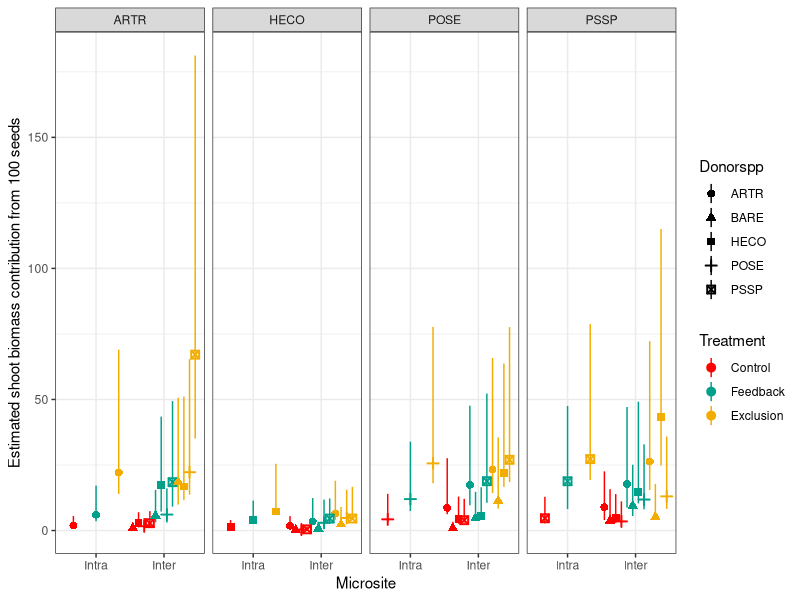

Reproduce this figure in R. (Note: this script raises an error after producing the figure.)
#Code to try and combine all life stage transitions in field PSF experiment
#AC 5 Dec 2019

setwd("C:/Users/yc68991/Box Sync/PSFcoexist/R/PSFcoexist")
library(ggpubr)

#Data import------------------------
all2018<-read.csv("./data/Transplant data clean 190102.csv") #2018 data
all2019<-read.csv("./data/Transplant data year 2 clean 190819.csv") #2019 data

#Estimating params for all conditions in 2018--------
all2018$Trans.Don.Treat<-paste(all2018$Transplant,all2018$DonorSpp,all2018$Treatment,sep=".")
#Write empty data frame
nrows<-length(unique(all2018$Trans.Don.Treat))
estimates<-data.frame(Trans.Don.Treat=unique(all2018$Trans.Don.Treat),
                      germ.mean=rep(0,nrows),
                      germ.boot.mean=rep(0,nrows),
                      germ.boot.95CIlo=rep(0,nrows),
                      germ.boot.95CIhi=rep(0,nrows),
                      surv.mean=rep(0,nrows),
                      surv.boot.mean=rep(0,nrows),
                      surv.boot.95CIlo=rep(0,nrows),
                      surv.boot.95CIhi=rep(0,nrows),
                      mass.mean=rep(0,nrows),
                      mass.boot.mean=rep(0,nrows),
                      mass.boot.95CIlo=rep(0,nrows),
                      mass.boot.95CIhi=rep(0,nrows),
                      massContrib.mean=rep(0,nrows),
                      massContrib.95CIlo=rep(0,nrows),
                      massContrib.95CIhi=rep(0,nrows))


#Calculate bootstrap means and regular means 
nb<-5000
for (i in 1:nrows){
  subdata<-subset(all2018,Trans.Don.Treat==estimates$Trans.Don.Treat[i])
  germ.boot.mean<-NULL
  surv.boot.mean<-NULL
  mass.boot.mean<-NULL
  massContrib.boot.mean<-NULL
  for (j in 1:nb){
    germ.boot.mean[j]<-mean(sample(subdata$Germ,replace=T))
    surv.boot.mean[j]<-mean(sample(subdata$Surv,replace=T))
    mass.boot.mean[j]<-mean(sample(na.omit(subdata$Abv),replace=T))#Dead plants not included in mass calculation
    massContrib.boot.mean[j]<-100*germ.boot.mean[j]*surv.boot.mean[j]*mass.boot.mean[j] #Directly estimated contributed mass shows strong kurtosis
  }
  estimates$germ.boot.mean[i]<-mean(germ.boot.mean)
  estimates$surv.boot.mean[i]<-mean(surv.boot.mean)
  estimates$mass.boot.mean[i]<-mean(mass.boot.mean)
  estimates$massContrib.mean[i]<-mean(massContrib.boot.mean)
  estimates$germ.mean[i]<-mean(subdata$Germ)
  estimates$surv.mean[i]<-mean(subdata$Surv)
  estimates$mass.mean[i]<-mean(na.omit(subdata$Abv))
  estimates$germ.boot.95CIlo[i]<-quantile(germ.boot.mean,probs=0.025)
  estimates$germ.boot.95CIhi[i]<-quantile(germ.boot.mean,probs=0.975)
  estimates$surv.boot.95CIlo[i]<-quantile(surv.boot.mean,probs=0.025)
  estimates$surv.boot.95CIhi[i]<-quantile(surv.boot.mean,probs=0.975)
  estimates$mass.boot.95CIlo[i]<-quantile(mass.boot.mean,probs=0.025)
  estimates$mass.boot.95CIhi[i]<-quantile(mass.boot.mean,probs=0.975)
  estimates$massContrib.95CIlo[i]<-quantile(massContrib.boot.mean,probs=0.025)
  estimates$massContrib.95CIhi[i]<-quantile(massContrib.boot.mean,probs=0.975)
}#Takes a few seconds

#2018 estimated contribution to biomass-----------------
#estimates$massContrib.mean<-100*estimates$germ.boot.mean*estimates$surv.boot.mean*estimates$mass.boot.mean
#
##Propagate errors
#estimates$massContrib.95CIlo<-sqrt(((estimates$germ.boot.mean-estimates$germ.boot.95CIlo)/estimates$germ.boot.mean)^2
#                                   +((estimates$surv.boot.mean-estimates$surv.boot.95CIlo)/estimates$surv.boot.mean)^2
#                                   +((estimates$mass.boot.mean-estimates$mass.boot.95CIlo)/estimates$mass.boot.mean)^2
#)
#estimates$massContrib.95CIhi<-sqrt(((estimates$germ.boot.mean-estimates$germ.boot.95CIhi)/estimates$germ.boot.mean)^2
#                                   +((estimates$surv.boot.mean-estimates$surv.boot.95CIhi)/estimates$surv.boot.mean)^2
#                                   +((estimates$mass.boot.mean-estimates$mass.boot.95CIhi)/estimates$mass.boot.mean)^2
#)

#Visualize 2018 projections-----------------
#Add labels back to data
estimates$Transplant<-substr(estimates$Trans.Don.Treat,1,4)
estimates$Donorspp<-substr(estimates$Trans.Don.Treat,6,9)
estimates$Treatment<-substr(estimates$Trans.Don.Treat,11,100)
#Delete final row from data since it has no treatment label
estimates<-estimates[1:60,]
#Make Intra/Inter label
estimates$Type[which(estimates$Donorspp!=estimates$Transplant)]<-"Inter"
estimates$Type[which(estimates$Donorspp==estimates$Transplant)]<-"Intra"
estimates$Type <- factor(estimates$Type, levels=c("Intra", "Inter"))#Flip the order of factors for easier visualization
estimates$Treatment <- factor(estimates$Treatment, levels=c("Control","Feedback","Exclusion"))#Flip the order of factors for easier visualization

#Make figure
ggplot(data=estimates, aes(x=Type, y=massContrib.mean, color=Treatment, shape=Donorspp))+
  facet_grid(~Transplant)+
  geom_pointrange(aes(ymin=massContrib.mean-massContrib.95CIlo, ymax=massContrib.95CIhi+massContrib.mean)
                  , position = position_dodge(width = 1))+  #Errors are giant now and very asymmetric
  scale_color_manual(values=c("#FF0000", "#00A08A", "#F2AD00"))+
  xlab("Microsite")+ylab("Estimated shoot biomass contribution from 100 seeds")+
  theme_bw()

#Estimating params for all conditions in 2019 [need to make this a function later]--------
all2019$Trans.Don.Treat<-paste(all2019$Transplant,all2019$DonorSpp,all2019$Treatment,sep=".")
#Write empty data frame
nrows<-length(unique(all2019$Trans.Don.Treat))
estimates<-data.frame(Trans.Don.Treat=unique(all2019$Trans.Don.Treat),
                      germ.mean=rep(0,nrows),
                      germ.boot.mean=rep(0,nrows),
                      germ.boot.95CIlo=rep(0,nrows),
                      germ.boot.95CIhi=rep(0,nrows),
                      surv.mean=rep(0,nrows),
                      surv.boot.mean=rep(0,nrows),
                      surv.boot.95CIlo=rep(0,nrows),
                      surv.boot.95CIhi=rep(0,nrows),
                      mass.mean=rep(0,nrows),
                      mass.boot.mean=rep(0,nrows),
                      mass.boot.95CIlo=rep(0,nrows),
                      mass.boot.95CIhi=rep(0,nrows),
                      massContrib.mean=rep(0,nrows),
                      massContrib.95CIlo=rep(0,nrows),
                      massContrib.95CIhi=rep(0,nrows))

#Calculate bootstrap means and regular means
nb<-5000
for (i in 1:nrows){
  subdata<-subset(all2019,Trans.Don.Treat==estimates$Trans.Don.Treat[i])
  germ.boot.mean<-NULL
  surv.boot.mean<-NULL
  mass.boot.mean<-NULL
  massContrib.boot.mean<-NULL
  for (j in 1:nb){
    germ.boot.mean[j]<-mean(na.omit(sample(subdata$Germ,replace=T)))
    surv.boot.mean[j]<-mean(sample(subdata$Surv,replace=T))
    mass.boot.mean[j]<-mean(sample(na.omit(subdata$Abv),replace=T))#Dead plants not included in mass calculation
    massContrib.boot.mean[j]<-100*germ.boot.mean[j]*surv.boot.mean[j]*mass.boot.mean[j] #Directly estimated contributed mass shows strong kurtosis
  }
  estimates$germ.boot.mean[i]<-mean(germ.boot.mean)
  estimates$surv.boot.mean[i]<-mean(surv.boot.mean)
  estimates$mass.boot.mean[i]<-mean(mass.boot.mean)
  estimates$massContrib.mean[i]<-mean(massContrib.boot.mean)
  estimates$germ.mean[i]<-mean(na.omit(subdata$Germ))
  estimates$surv.mean[i]<-mean(subdata$Surv)
  estimates$mass.mean[i]<-mean(na.omit(subdata$Abv))
  estimates$germ.boot.95CIlo[i]<-quantile(germ.boot.mean,probs=0.025)
  estimates$germ.boot.95CIhi[i]<-quantile(germ.boot.mean,probs=0.975)
  estimates$surv.boot.95CIlo[i]<-quantile(surv.boot.mean,probs=0.025)
  estimates$surv.boot.95CIhi[i]<-quantile(surv.boot.mean,probs=0.975)
  estimates$mass.boot.95CIlo[i]<-quantile(mass.boot.mean,probs=0.025)
  estimates$mass.boot.95CIhi[i]<-quantile(mass.boot.mean,probs=0.975)
  estimates$massContrib.95CIlo[i]<-quantile(massContrib.boot.mean,probs=0.025)
  estimates$massContrib.95CIhi[i]<-quantile(massContrib.boot.mean,probs=0.975)
}#Takes a few seconds


#Visualize 2019 projections-----------------
#Add labels back to data
estimates$Transplant<-substr(estimates$Trans.Don.Treat,1,4)
estimates$Donorspp<-substr(estimates$Trans.Don.Treat,6,9)
estimates$Treatment<-substr(estimates$Trans.Don.Treat,11,100)
#Delete final row from data since it has no treatment label
estimates<-estimates[1:60,]
#Make Intra/Inter label
estimates$Type[which(estimates$Donorspp!=estimates$Transplant)]<-"Inter"
estimates$Type[which(estimates$Donorspp==estimates$Transplant)]<-"Intra"
estimates$Type <- factor(estimates$Type, levels=c("Intra", "Inter"))#Flip the order of factors for easier visualization
estimates$Treatment <- factor(estimates$Treatment, levels=c("Control","Feedback","Exclusion"))#Flip the order of factors for easier visualization

#Make figure
ggplot(data=estimates, aes(x=Type, y=massContrib.mean, color=Treatment, shape=Donorspp))+
  facet_grid(~Transplant)+
  geom_pointrange(aes(ymin=massContrib.mean-massContrib.95CIlo, ymax=massContrib.95CIhi+massContrib.mean)
                  , position = position_dodge(width = 1))+  #Errors asymmetric
  scale_color_manual(values=c("#FF0000", "#00A08A", "#F2AD00"))+
  xlab("Microsite")+ylab("Estimated shoot biomass contribution from 100 seeds")+
  theme_bw()

#Alternative visualization
ggplot(data=estimates, aes(x=Donorspp, y=massContrib.mean, color=Transplant, shape=Transplant))+
  facet_grid(~Treatment)+
  geom_pointrange(aes(ymin=massContrib.mean-massContrib.95CIlo, ymax=massContrib.95CIhi+massContrib.mean),
                  position = position_dodge(width = 0.5))+  
  geom_line(aes(group=Transplant),position = position_dodge(width = 0.5))+
  scale_color_manual(values=c("#E2D200", "#46ACC8", "#E58601", "#00A08A"))+
  xlab("Microsite")+ylab("Estimated shoot biomass contribution from 100 seeds")+
  theme_bw()+
  theme(panel.grid.major = element_blank(), panel.grid.minor = element_blank())
